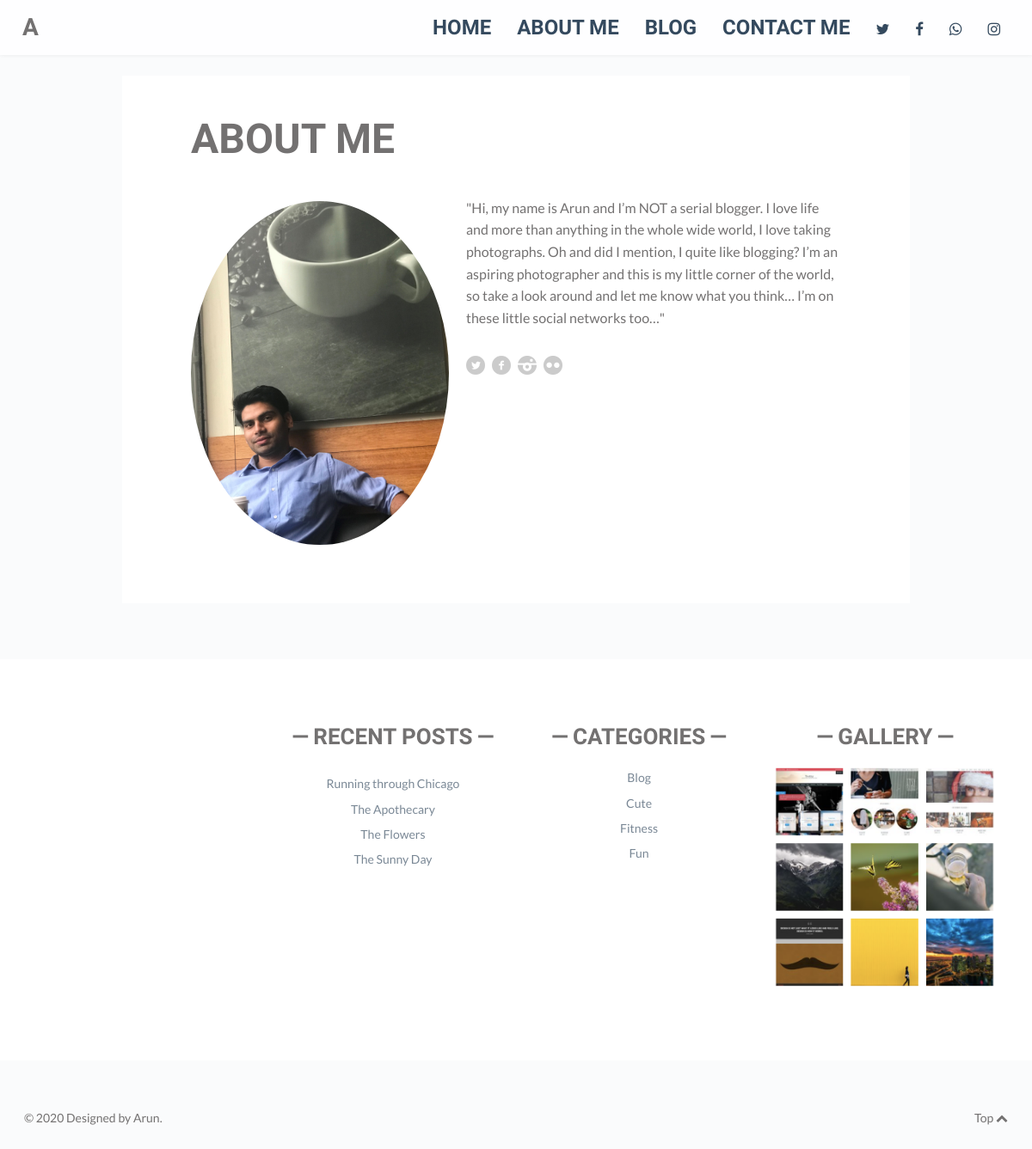
The page /about/ on the database its author committed.
### articles/models.py (models this page shows, shortened)
class Author(models.Model):
    user            = models.OneToOneField(User, on_delete=models.CASCADE)
    profile_picture = models.ImageField()
    aboutme         = models.TextField(blank = True)

### BlogItsy/views.py (the view)
# urls.py: url(r'^about/$', views.about, name="about"),
def about(request):
    author      = Author.objects.all()
    return render(request, 'about.html',{'author': author})

### templates/about.html (shortened to what this page needs)
{% extends 'base.html' %}
{% load static from staticfiles %}
{% block content %}
<div class="wrap full-wrap">
    <div class="main-wrap">
        <section class="main">
            <article class="post page">
               {% for ath in author %}
                <div class="inner">
                    <h1>About me</h1>
                    <div class="post-content">
                        <p><img class="size-full alignleft rounded" src="{{ ath.profile_picture.url }}" alt=".." width="300" height="300">
                          "{{ ath.aboutme }}"</p>
                            <p>
                                <a target="_self" class="social twitter black" href="#"> Twitter </a>
                                <a target="_self" class="social facebook black" href="#"> Facebook&nbsp;</a>
                                <a target="_self" class="social instagram black" href="#">&nbsp;instagram&nbsp;</a>
                                <a target="_self" class="social flickr black" href="#"> flickr&nbsp;</a>
                            </p>
                    </div>
                </div>
               {% endfor %}
            </article>
        </section>
    </div>
</div>
{% endblock content %}

### assets/css/print.css (style rules this page uses)
* { background: transparent !important; color: black !important; text-shadow: none !important; filter:none !important; -ms-filter: none !important; }
a, a:visited { color: #444 !important; text-decoration: underline; }
a[href]:after { content: " (" attr(href) ")"; }
.ir a:after, a[href^="javascript:"]:after, a[href^="#"]:after { content: ""; }
tr, img { page-break-inside: avoid; }
p, h2, h3 { orphans: 3; widows: 3; }
body { font-size: 14px; font-family: Arial, Verdana, sans-serif; }
section, div, article, aside, header .strap { float: left; width:100%; }
h1 { font-size: 200%; margin-bottom: 0; }

### rows shown on the page
Author: profile_picture (picture), aboutme "Hi, my name is Arun and I’m NOT a serial blogger. I love life and more than anything in the whole wide world, I love taking photographs. Oh and did I mention, I quite like blogging? I’m an aspiring photographer and this is my little corner of the world, so take a look around and let me know what you think… I’m on these little social networks too…"
